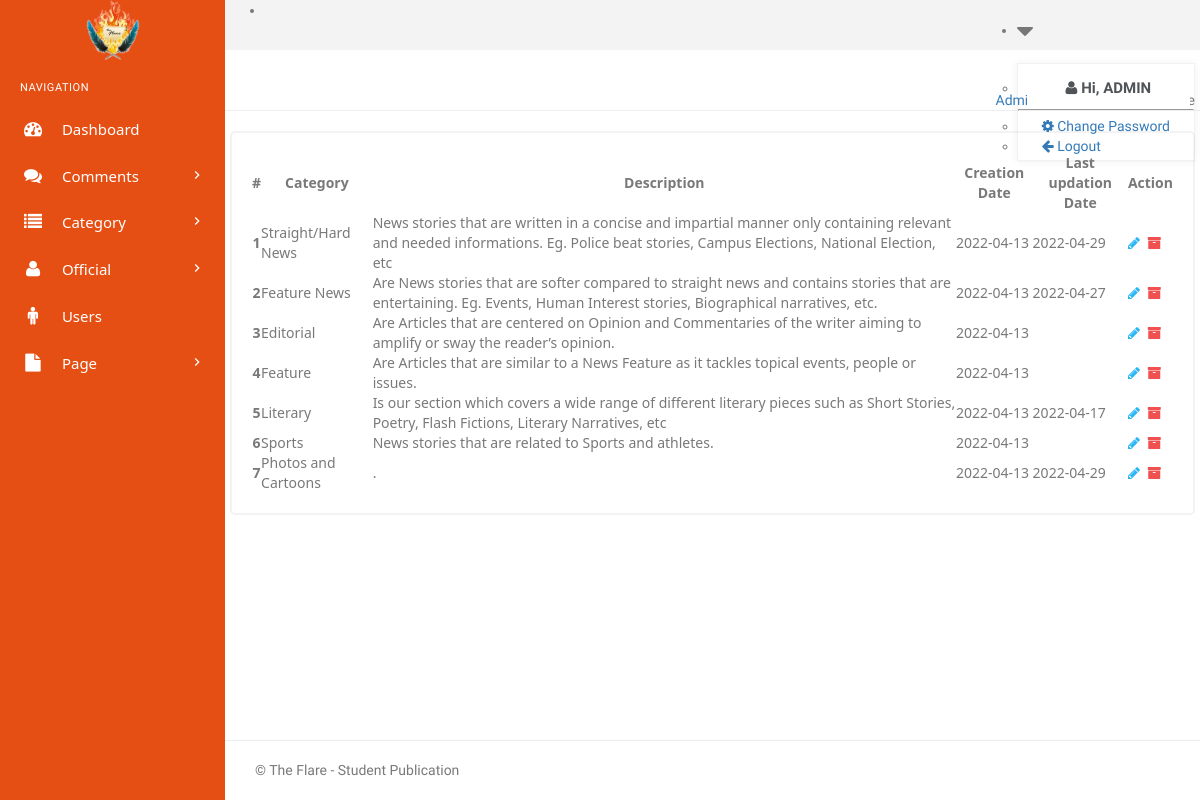
The page /admin/manage-categories.php (signed in) on the database its author committed.
### tables this page shows
CREATE TABLE `tblcategory` (
  `id` int(11) NOT NULL,
  `CategoryName` varchar(250) DEFAULT NULL,
  `Description` mediumtext DEFAULT NULL,
  `PostingDate` datetime DEFAULT NULL,
  `UpdationDate` datetime DEFAULT NULL,
  `Is_Active` int(1) DEFAULT NULL
);

### admin/manage-categories.php (the view, shortened to what this page needs)
<?php
include('includes/config.php');
if (isset($_SESSION['id']) && isset($_SESSION['name']) && isset($_SESSION['positionid'])) {
?>
    <!DOCTYPE html>
    <html lang="en">
    <head>
        <link href="assets/css/bootstrap.min.css" rel="stylesheet" type="text/css" />
        <link href="assets/css/core.css" rel="stylesheet" type="text/css" />
        <link href="assets/css/components.css" rel="stylesheet" type="text/css" />
        <link href="assets/css/icons.css" rel="stylesheet" type="text/css" />
        <link href="assets/css/pages.css" rel="stylesheet" type="text/css" />
        <link href="assets/css/menu.css" rel="stylesheet" type="text/css" />
        <link href="assets/css/responsive.css" rel="stylesheet" type="text/css" />
        <link rel="stylesheet" href="../plugins/switchery/switchery.min.css">
        <link rel="stylesheet" href="https://cdn.datatables.net/1.11.5/css/dataTables.bootstrap.min.css">
        <link rel="stylesheet" href="https://cdn.datatables.net/keytable/2.6.4/css/keyTable.dataTables.min.css">
    </head>
    <body class="fixed-left">
        <div id="wrapper">
            <?php include('includes/topheader.php'); ?>
            <?php include('includes/leftsidebar.php'); ?>
            <div class="content-page">
                <div class="content">
                    <div class="container">
                        <div class="row">
                            <div class="col-xs-12">
                                <div class="page-title-box">
                                    <ol class="breadcrumb p-0 m-0">
                                        <li>
                                            <a href="#">Admin</a>
                                        </li>
                                        <li>
                                            <a href="#">Category </a>
                                        </li>
                                        <li class="active">
                                        </li>
                                    </ol>
                                </div>
                            </div>
                        </div>
                        <div class="row">
                            <div class="col-md-12">
                                <div class="card-box">
                                    <div class="table-responsive">
                                        <table class="table table-hover display" id="example" style="width:100%">
                                            <thead class="thead">
                                                <tr>
                                                    <th>#</th>
                                                    <th> Category</th>
                                                    <th>Description</th>
                                                    <th>Creation Date</th>
                                                    <th>Last updation Date</th>
                                                    <th>Action</th>
                                                </tr>
                                            </thead>
                                            <tbody>
                                                <?php
                                                $query = mysqli_query($con, "Select id,CategoryName,Description,PostingDate,UpdationDate from  tblcategory where Is_Active=1");
                                                $cnt = 1;
                                                while ($row = mysqli_fetch_array($query)) {
                                                ?>
                                                    <tr>
                                                        <th scope="row"><?php echo htmlentities($cnt++); ?></th>
                                                        <td><?php echo htmlentities($row['CategoryName']); ?></td>
                                                        <td><?php echo htmlentities($row['Description']); ?></td>
                                                        <td><?php
                                                            $arr = explode(' ', trim($row['PostingDate']));
                                                            echo htmlentities($arr[0]); ?>
                                                        </td>
                                                        <td><?php
                                                            $arr1 = explode(' ', trim($row['UpdationDate']));
                                                            echo htmlentities($arr1[0]); ?>
                                                        </td>
                                                        <td>
                                                            <a data-toggle="tooltip" data-placement="top" title="Edit this category" href="edit-category.php?cid=<?php echo htmlentities($row['id']); ?>"><i class="fa fa-pencil" style="color: #29b6f6;"></i></a>&nbsp;
                                                            <a data-toggle="tooltip" data-placement="top" title="Move to archive" href="manage-categories.php?rid=<?php echo htmlentities($row['id']); ?>&&action=del"><i class="fa fa-archive" style="color: #f05050"></i></a>
                                                        </td>
                                                    </tr>
                                                <?php
                                                } ?>
                                            </tbody>
                                        </table>
                                    </div>
                                </div>
                            </div>
                        </div>
                    </div>
                </div>
                <?php include('includes/footer.php'); ?>
            </div>
        </div>
    </body>
    </html>
<?php
} else {
    header("Location: index.php");
    exit();
}
?>

### admin/assets/css/core.css (style rules this page uses)
body { font-family: 'Varela Round', sans-serif; margin: 0; padding-bottom: 60px; overflow-x: hidden; color: #797979; }
html { position: relative; min-height: 100%; }
* { outline: none !important; }
.container { width: auto; }
#wrapper { height: 100%; overflow: hidden; width: 100%; }
.p-0 { padding: 0 !important; }
.m-0 { margin: 0 !important; }
.card-box { padding: 20px; border: 2px solid #f3f3f3; -webkit-border-radius: 5px; border-radius: 5px; -moz-border-radius: 5px; background-clip: padding-box; margin-bottom: 20px; background-color: #ffffff; }
.row { margin-right: -10px; margin-left: -10px; }
.col-lg-1, .col-lg-10, .col-lg-11, .col-lg-12, .col-lg-2, .col-lg-3, .col-lg-4, .col-lg-5, .col-lg-6, .col-lg-7, .col-lg-8, .col-lg-9, .col-md-1, .col-md-10, .col-md-11, .col-md-12, .col-md-2, .col-md-3, .col-md-4, .col-md-5, .col-md-6, .col-md-7, .col-md-8, .col-md-9, .col-sm-1, .col-sm-10, .col-sm-11, .col-sm-12, .col-sm-2, .col-sm-3, .col-sm-4, .col-sm-5, .col-sm-6, .col-sm-7, .col-sm-8, .col-sm-9, .col-xs-1, .col-xs-10, .col-xs-11, .col-xs-12, .col-xs-2, .col-xs-3, .col-xs-4, .col-xs-5, .col-xs-6, .col-xs-7, .col-xs-8, .col-xs-9 { padding-left: 10px; padding-right: 10px; }
.breadcrumb { background-color: transparent; margin-bottom: 15px; padding-top: 10px; padding-left: 0; }

### admin/assets/css/menu.css (style rules this page uses)
.content-page { margin-left: 225px; overflow: hidden; }
.content-page .content { padding: 0 5px 10px 5px; margin-top: 70px; }
.page-title-box { padding: 20px; border-bottom: 1px solid #eee; margin: 0 -20px 20px -20px; }
.page-title-box .breadcrumb { float: right; background-color: transparent !important; }

### rows shown on the page
tblcategory: CategoryName "Straight/Hard News", Description "News stories that are written in a concise and impartial manner only containing relevant and needed informations. Eg. Police beat stories, Campus Elections, National Election, etc", PostingDate "2022-04-13", UpdationDate "2022-04-29"
tblcategory: CategoryName "Feature News", Description "Are News stories that are softer compared to straight news and contains stories that are entertaining. Eg. Events, Human Interest stories, Biographical narratives, etc.", PostingDate "2022-04-13", UpdationDate "2022-04-27"
tblcategory: CategoryName "Editorial", Description "Are Articles that are centered on Opinion and Commentaries of the writer aiming to amplify or sway the reader’s opinion.", PostingDate "2022-04-13"
tblcategory: CategoryName "Feature", Description "Are Articles that are similar to a News Feature as it tackles topical events, people or issues.", PostingDate "2022-04-13"
tblcategory: CategoryName "Literary", Description "Is our section which covers a wide range of different literary pieces such as Short Stories, Poetry, Flash Fictions, Literary Narratives, etc", PostingDate "2022-04-13", UpdationDate "2022-04-17"
tblcategory: CategoryName "Sports", Description "News stories that are related to Sports and athletes.", PostingDate "2022-04-13"
tblcategory: CategoryName "Photos and Cartoons", Description ".", PostingDate "2022-04-13", UpdationDate "2022-04-29"

### other values the page prints
$_SESSION['name'] "ADMIN"
